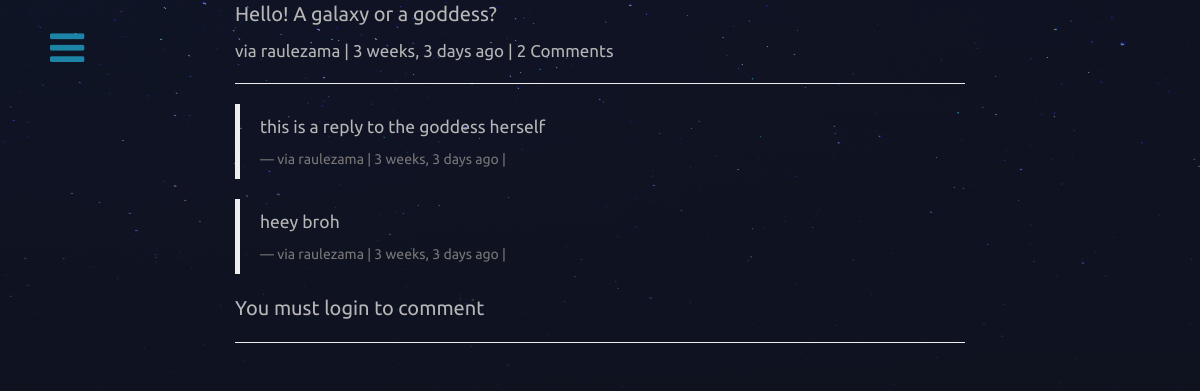
The page /comments/5/ on the database its author committed.
### comments/models.py (models this page shows, shortened)
class Comment(models.Model):
    user = models.ForeignKey(settings.AUTH_USER_MODEL, default=1)
    content_type = models.ForeignKey(ContentType, on_delete=models.CASCADE)
    object_id = models.PositiveIntegerField()
    content_object = GenericForeignKey('content_type', 'object_id') #In this case is gonna be a postObject
    parent = models.ForeignKey("self", null=True, blank=True)
    content = models.TextField()
    timestamp = models.DateTimeField(auto_now_add=True)
    objects = CommentManager()
    class Meta:
        ordering = ['timestamp']
    def children(self): #replies
        return Comment.objects.filter(parent=self)
    @property
    def is_parent(self):
        if self.parent is not None:
            return False
        return True

### comments/views.py (the view, shortened to what this page needs)
# urls.py: url(r'^(?P<id>\d+)/$', views.comment_thread, name= 'thread'),
def comment_thread(request, id):
    try:
        obj = Comment.objects.get(id = id)
    except:
        raise Http404
    if not obj.is_parent:
        obj = obj.parent
    content_object = obj.content_object #post of the comment
    content_id= obj.content_object.id
    initial_data = {
            "content_type": obj.content_type,
            "object_id": obj.object_id
    }
    form = CommentForm(request.POST or None, initial= initial_data)
    context = {
        "comment":obj,
        "form":form,
    }
    return render(request, "comment_thread.html", context)

### templates/comment_thread.html (shortened to what this page needs)
{% extends "base.html" %}
{% load urlify %}
{% load crispy_forms_tags %}
{% block content %}
<div class="col-lg-8 col-lg-offset-2 col-md-12 col-sm-12 col-xs-12">
      <p class="mb-0">{{ comment.content }}</p>
      <small><footer class="blockquote-footer">via {{ comment.user }} | {{ comment.timestamp|timesince }} ago | {% if comment.children.count > 0 %}{{ comment.children.count }} Comment{% if comment.children.count > 1 %}s{% endif %} {% endif %} {% if request.user == comment.user %}<a href="{{ comment.get_delete_url }}">Delete</a> {% endif %}</footer>
      </small>
      <hr/>
<div>
      {% for child_comment in comment.children %}
      <blockquote class="blockquote">
            <p class="mb-0">{{ child_comment.content }}</p>
            <footer class="blockquote-footer">via {{ child_comment.user }} | {{ child_comment.timestamp|timesince }} ago | </footer>
      </blockquote>
        {% endfor %}
        {% if request.user.is_authenticated %}
          <form action="." method="POST">{% csrf_token %}
              {{ form|crispy }}
              <input type="hidden" name="parent_id" value="{{ comment.id }}">
              <input type="submit" value="Reply" class="btn btn-default">
          </form>
          {% else %}
            <p>You must login to comment </p>
            {% endif %}
</div>
<hr/>
</div>
{% endblock content %}

### static/css/base.css (style rules this page uses)
body { background-color: #0f121f; background-image: url(/static/stars.png); background-attachment: fixed; background-repeat: no-repeat; background-size: 100%; text-align: justify; color: #b6b6b6; font-size: 2em; overflow-x: hidden; margin:0; padding:0; }
body * { font-family: Ubuntu; }

### rows shown on the page
Comment: content "Hello! A galaxy or a goddess?", user "raulezama", timestamp "3 weeks, 3 days", children.count "2"
Comment: content "this is a reply to the goddess herself", user "raulezama", timestamp "3 weeks, 3 days"
Comment: content "heey broh", user "raulezama", timestamp "3 weeks, 3 days"
